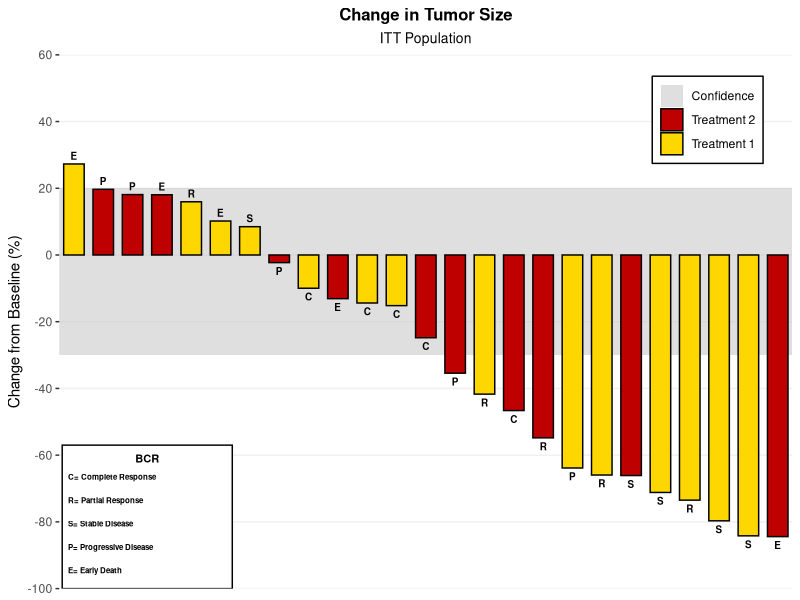

The R script that drew this image:
out <- Sys.getenv("OUT_DIR")
if (out == "" || is.na(out)) out <- "."
dir.create(out, showWarnings = FALSE, recursive = TRUE)

suppressPackageStartupMessages(library(ggplot2))

# ---- SAS RANUNI(2) replication ----
# Fishman-Moore prime modulus multiplicative generator:
# modulus m = 2^31-1, multiplier a = 397204094
# seed_n = (a * seed_{n-1}) mod m ; u_n = seed_n / m
mod_mult <- function(a, b, m) {
  res <- 0
  aa <- a %% m
  bb <- b
  while (bb > 0) {
    if (bb %% 2 == 1) res <- (res + aa) %% m
    aa <- (aa * 2) %% m
    bb <- bb %/% 2
  }
  res
}

m <- 2147483647
a <- 397204094
seed <- 2
u <- numeric(50)
for (k in 1:50) {
  seed <- mod_mult(a, seed, m)
  u[k] <- seed / m
}

# ---- Creating dummy data for graphing (DATA step TumorSize) ----
# Cid = put(i, 2.0); Change = 30-120*ranuni(2);
# Group = groupArr{int(ranuni(2)+0.5)+1}; groupArr = c('Treatment 2','Treatment 1')
# Label = labelArr{mod(i,5)+1}; labelArr = c('E','C','R','S','P')
labelArr <- c("E", "C", "R", "S", "P")
n <- 25
Cid <- character(n)
Change <- numeric(n)
Group <- character(n)
Label <- character(n)
for (i in 1:n) {
  Cid[i] <- sprintf("%2d", i)
  u_change <- u[2 * i - 1]
  u_group  <- u[2 * i]
  Change[i] <- 30 - 120 * u_change
  idx <- as.integer(u_group + 0.5) + 1L
  if (idx == 1L) Group[i] <- "Treatment 2" else Group[i] <- "Treatment 1"
  Label[i] <- labelArr[(i %% 5) + 1L]
}
TumorSize <- data.frame(Cid = Cid, Change = Change, Group = Group, Label = Label,
                        stringsAsFactors = FALSE)

# ---- PROC SORT by descending change ----
ord <- order(-TumorSize$Change)
TumorSizeDesc <- TumorSize[ord, , drop = FALSE]
rownames(TumorSizeDesc) <- NULL

# factor ordered by sorted order for waterfall
TumorSizeDesc$Cid_factor <- factor(TumorSizeDesc$Cid, levels = TumorSizeDesc$Cid)
# label position just outside bar end
TumorSizeDesc$label_y <- TumorSizeDesc$Change + ifelse(TumorSizeDesc$Change >= 0, 2.5, -2.5)

# ---- CSV of plotted data ----
plot_data_csv <- data.frame(Cid = TumorSizeDesc$Cid,
                            Change = TumorSizeDesc$Change,
                            Group = TumorSizeDesc$Group,
                            Label = TumorSizeDesc$Label,
                            stringsAsFactors = FALSE)
write.csv(plot_data_csv, file.path(out, "tumorsize_band_sg_v94.csv"),
          row.names = FALSE, na = "")

# ---- SGPLOT waterfall ----
band_df <- data.frame(xmin = 0.5, xmax = 25.5, ymin = -30, ymax = 20,
                      fill = "Confidence", stringsAsFactors = FALSE)

p <- ggplot() +
  geom_rect(data = band_df,
            aes(xmin = xmin, xmax = xmax, ymin = ymin, ymax = ymax, fill = fill),
            alpha = 0.5, colour = NA, show.legend = TRUE) +
  geom_col(data = TumorSizeDesc,
           aes(x = Cid_factor, y = Change, fill = Group),
           colour = "black", width = 0.7) +
  geom_text(data = TumorSizeDesc,
            aes(x = Cid_factor, y = label_y, label = Label),
            size = 2.5, fontface = "bold") +
  scale_y_continuous(limits = c(-100, 60), breaks = seq(60, -100, by = -20),
                     expand = c(0, 0)) +
  scale_x_discrete(expand = c(0.02, 0.02)) +
  scale_fill_manual(name = "",
                    values = c("Confidence" = "#BFBFBF",
                               "Treatment 1" = "gold",
                               "Treatment 2" = "#BF0000"),
                    breaks = c("Confidence", "Treatment 2", "Treatment 1")) +
  labs(title = "Change in Tumor Size",
       subtitle = "ITT Population",
       x = NULL, y = "Change from Baseline (%)") +
  theme_bw() +
  theme(
    panel.border = element_blank(),
    panel.background = element_blank(),
    axis.line = element_blank(),
    axis.text.x = element_blank(),
    axis.ticks.x = element_blank(),
    panel.grid.major.x = element_blank(),
    panel.grid.minor.x = element_blank(),
    panel.grid.minor.y = element_blank(),
    panel.grid.major.y = element_line(colour = "#F0F0F0"),
    plot.title = element_text(hjust = 0.5, face = "bold", size = 12),
    plot.subtitle = element_text(hjust = 0.5, size = 10),
    legend.position = c(0.96, 0.96),
    legend.justification = c(1, 1),
    legend.background = element_rect(fill = "white", colour = "black"),
    legend.title = element_blank(),
    legend.key = element_rect(fill = "white", colour = NA)
  ) +
  annotate("rect", xmin = 0.6, xmax = 6.4, ymin = -100, ymax = -57,
           fill = "white", colour = "black", linewidth = 0.5) +
  annotate("text", x = 3.5, y = -61, label = "BCR", size = 2.8, fontface = "bold") +
  annotate("text", x = 0.8, y = -66.5, label = "C= Complete Response", size = 2, fontface = "bold", hjust = 0) +
  annotate("text", x = 0.8, y = -73.5, label = "R= Partial Response", size = 2, fontface = "bold", hjust = 0) +
  annotate("text", x = 0.8, y = -80.5, label = "S= Stable Disease", size = 2, fontface = "bold", hjust = 0) +
  annotate("text", x = 0.8, y = -87.5, label = "P= Progressive Disease", size = 2, fontface = "bold", hjust = 0) +
  annotate("text", x = 0.8, y = -94.5, label = "E= Early Death", size = 2, fontface = "bold", hjust = 0)

ggsave(file.path(out, "tumorsize_band_sg_v94.png"), plot = p,
       width = 5, height = 3, dpi = 300, units = "in")
